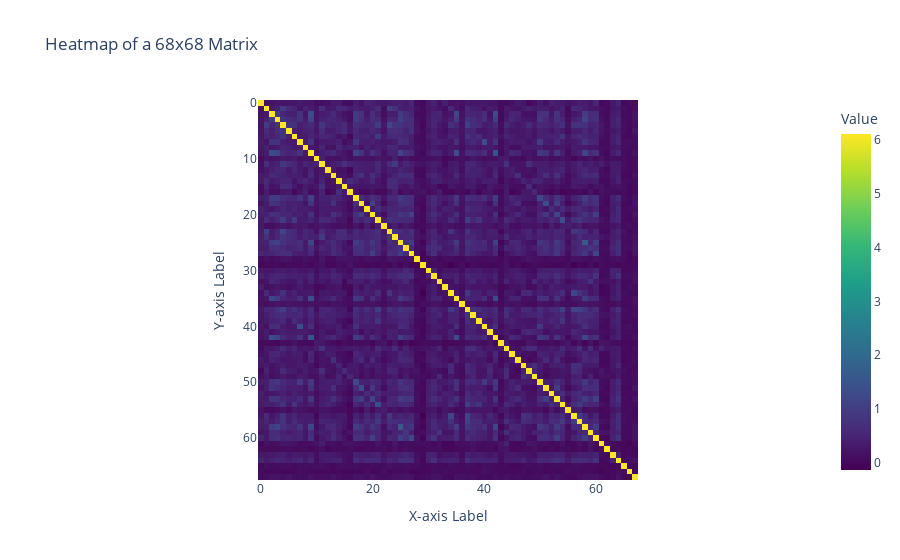

Notebook code cell kept with this figure:
### Code cell
# All of them a positive semidefinite
#for i in range(1058):
#    if not is_positive_semidefinite(cortical_FC[i]):
#        print(i)

fig = px.imshow(
    cortical_FC[3],
    color_continuous_scale="Viridis",  # You can use other color scales like "Cividis", "Plasma", etc.
    labels={"x": "X-axis Label", "y": "Y-axis Label", "color": "Value"},
    title="Heatmap of a 68x68 Matrix"
)

# Show the heatmap
fig.show()

### Figure 1 — Plotly figure (JSON) as saved in the notebook; plotly's stock layout.template omitted (floating-point values rounded to 4 significant figures; data arrays with more than 128 entries replaced by an {"elided": "..."} marker saying what was removed)
{"data": [{"coloraxis": "coloraxis", "hovertemplate": "X-axis Label: %{x}<br>Y-axis Label: %{y}<br>Value: %{z}<extra></extra>", "name": "0", "type": "heatmap", "xaxis": "x", "yaxis": "y", "z": {"elided": "68x68 float values"}}], "layout": {"coloraxis": {"colorbar": {"title": {"text": "Value"}}, "colorscale": [[0, "#440154"], [0.1111, "#482878"], [0.2222, "#3e4989"], [0.3333, "#31688e"], [0.4444, "#26828e"], [0.5556, "#1f9e89"], [0.6667, "#35b779"], [0.7778, "#6ece58"], [0.8889, "#b5de2b"], [1, "#fde725"]]}, "title": {"text": "Heatmap of a 68x68 Matrix"}, "xaxis": {"anchor": "y", "constrain": "domain", "domain": [0, 1], "scaleanchor": "y", "title": {"text": "X-axis Label"}}, "yaxis": {"anchor": "x", "autorange": "reversed", "constrain": "domain", "domain": [0, 1], "title": {"text": "Y-axis Label"}}}}
